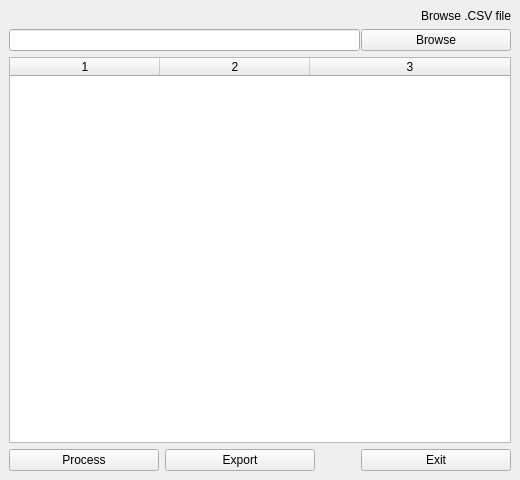
<?xml version="1.0" encoding="UTF-8"?>
<ui version="4.0">
 <class>ExamPeople</class>
 <widget class="QMainWindow" name="ExamPeople">
  <property name="geometry">
   <rect>
    <x>0</x>
    <y>0</y>
    <width>520</width>
    <height>480</height>
   </rect>
  </property>
  <property name="minimumSize">
   <size>
    <width>520</width>
    <height>480</height>
   </size>
  </property>
  <property name="windowTitle">
   <string>Exam People</string>
  </property>
  <widget class="QWidget" name="centralwidget">
   <layout class="QVBoxLayout" name="verticalLayout">
    <item>
     <widget class="QLabel" name="csvfile_label">
      <property name="text">
       <string>Browse .CSV file</string>
      </property>
      <property name="alignment">
       <set>Qt::AlignRight|Qt::AlignTrailing|Qt::AlignVCenter</set>
      </property>
     </widget>
    </item>
    <item>
     <layout class="QHBoxLayout" name="horizontalLayout_2">
      <property name="spacing">
       <number>1</number>
      </property>
      <item>
       <widget class="QLineEdit" name="lineEdit">
        <property name="minimumSize">
         <size>
          <width>150</width>
          <height>0</height>
         </size>
        </property>
        <property name="alignment">
         <set>Qt::AlignRight|Qt::AlignTrailing|Qt::AlignVCenter</set>
        </property>
       </widget>
      </item>
      <item>
       <widget class="QPushButton" name="browse_btn">
        <property name="minimumSize">
         <size>
          <width>150</width>
          <height>0</height>
         </size>
        </property>
        <property name="text">
         <string>Browse</string>
        </property>
       </widget>
      </item>
     </layout>
    </item>
    <item>
     <widget class="QTableWidget" name="people_table">
      <property name="sortingEnabled">
       <bool>true</bool>
      </property>
      <property name="columnCount">
       <number>3</number>
      </property>
      <attribute name="horizontalHeaderVisible">
       <bool>true</bool>
      </attribute>
      <attribute name="horizontalHeaderCascadingSectionResizes">
       <bool>true</bool>
      </attribute>
      <attribute name="horizontalHeaderDefaultSectionSize">
       <number>150</number>
      </attribute>
      <attribute name="horizontalHeaderHighlightSections">
       <bool>true</bool>
      </attribute>
      <attribute name="horizontalHeaderMinimumSectionSize">
       <number>30</number>
      </attribute>
      <attribute name="horizontalHeaderShowSortIndicator" stdset="0">
       <bool>true</bool>
      </attribute>
      <attribute name="horizontalHeaderStretchLastSection">
       <bool>true</bool>
      </attribute>
      <attribute name="verticalHeaderVisible">
       <bool>true</bool>
      </attribute>
      <attribute name="verticalHeaderCascadingSectionResizes">
       <bool>true</bool>
      </attribute>
      <attribute name="verticalHeaderStretchLastSection">
       <bool>true</bool>
      </attribute>
      <column/>
      <column/>
      <column/>
     </widget>
    </item>
    <item>
     <layout class="QHBoxLayout" name="horizontalLayout">
      <item>
       <widget class="QPushButton" name="process_btn">
        <property name="minimumSize">
         <size>
          <width>150</width>
          <height>0</height>
         </size>
        </property>
        <property name="text">
         <string>Process</string>
        </property>
       </widget>
      </item>
      <item>
       <widget class="QPushButton" name="export_btn">
        <property name="minimumSize">
         <size>
          <width>150</width>
          <height>0</height>
         </size>
        </property>
        <property name="text">
         <string>Export</string>
        </property>
       </widget>
      </item>
      <item>
       <spacer name="horizontalSpacer">
        <property name="orientation">
         <enum>Qt::Horizontal</enum>
        </property>
        <property name="sizeHint" stdset="0">
         <size>
          <width>40</width>
          <height>20</height>
         </size>
        </property>
       </spacer>
      </item>
      <item>
       <widget class="QPushButton" name="exit_btn">
        <property name="minimumSize">
         <size>
          <width>150</width>
          <height>0</height>
         </size>
        </property>
        <property name="text">
         <string>Exit</string>
        </property>
       </widget>
      </item>
     </layout>
    </item>
   </layout>
  </widget>
 </widget>
 <resources/>
 <connections/>
</ui>
